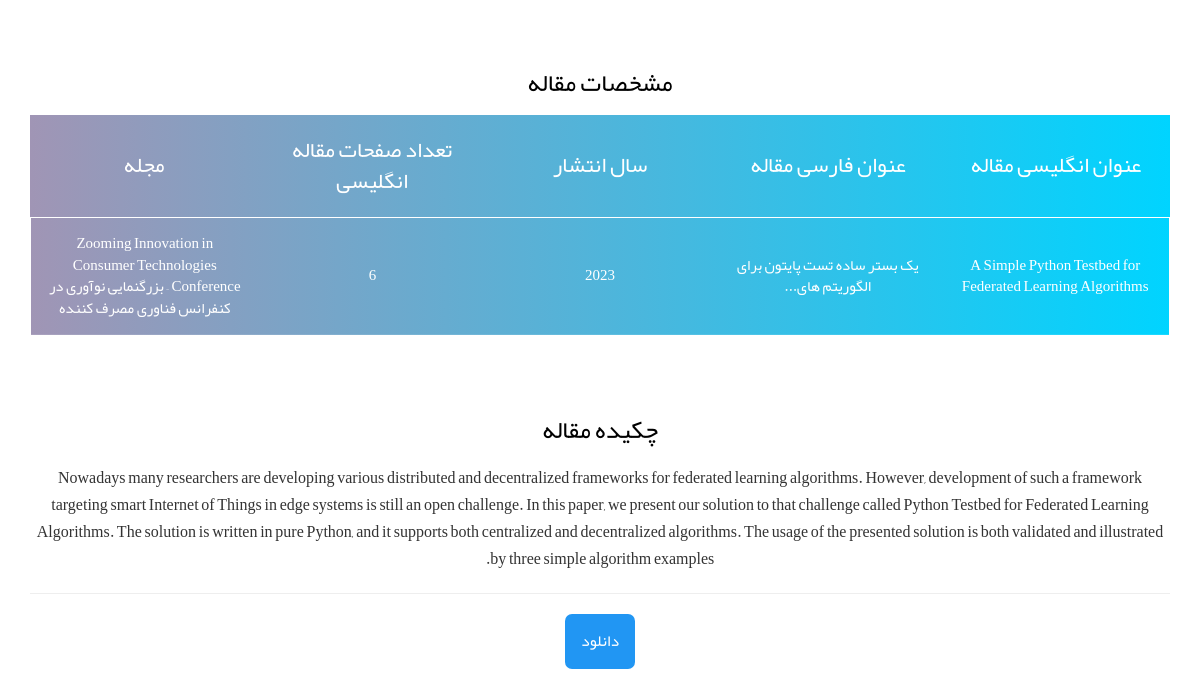
Page /articles/Simple-Python/ on the committed database.
### article_module/models.py (models this page shows, shortened)
class Article(models.Model):
    title_in_english = models.CharField(max_length=300,verbose_name='نام مقاله به انگلیسی')
    title_in_persian = models.CharField(max_length=300, verbose_name='نام مقاله به فارسی')
    category = models.ManyToManyField(ArticleCategory,related_name='article_categories',verbose_name='دسته بندی مقالات')
    image = models.ImageField(upload_to='images/articles',verbose_name='تصویر فایل')
    articles_file = models.FileField(upload_to='articles_files',verbose_name='قایل مقاله')
    publish_date = models.CharField(max_length=10,blank=True,null=True,verbose_name='تاریخ انتشار مقاله')
    count_pages = models.IntegerField(verbose_name='تعداد صفحات مقاله')
    journal = models.CharField(max_length=300,blank=True,null=True,verbose_name='مجله')
    university = models.CharField(max_length=300,blank=True,null=True,verbose_name='نام دانشگاه')
    free_or_buyable = models.BooleanField(verbose_name='رایگان/فروشی')
    price=models.CharField(max_length=20,null=True,blank=True,verbose_name='قیمت')
    abstract = models.TextField(verbose_name='چکیده')
    slug = models.SlugField(default="", null=False, db_index=True, blank=True, max_length=200, unique=True,
                            verbose_name='عنوان در url')
    class Meta:
        verbose_name = 'مقاله'
        verbose_name_plural = 'مقالات'

### article_module/views.py (the view)
# urls.py: path('<slug:slug>/',views.ArticleDetailView.as_view(),name='article_detail'),
class ArticleDetailView(DetailView):
    template_name = 'article_module/article_detail.html'
    model = Article
    def get_context_data(self, **kwargs):
        context = super().get_context_data(**kwargs)
        loaded_article = self.object
        request = self.request
        user_ip = get_client_ip(self.request)
        user_id = None
        if self.request.user.is_authenticated:
            user_id = self.request.user.id
        has_been_visited = ArticleVisit.objects.filter(ip__iexact=user_ip,article_id=loaded_article.id).exists()
        if not has_been_visited:
            new_visit = ArticleVisit(ip=user_ip,user_id=user_id,article_id=loaded_article.id)
            new_visit.save()
        return context

### utlis/http_service.py (called while the page is built)
def get_client_ip(request : HttpRequest):
    x_forwarded_for = request.META.get('HTTP_X_FORWARDED_FOR')
    if x_forwarded_for :
        ip = x_forwarded_for.split(',')[0]
    else:
        ip = request.META.get('REMOTE_ADDR')
    return ip

### article_module/templates/article_module/article_detail.html (shortened to what this page needs)
{% extends 'shared/layout.html' %}
{% block content %}
                <div class="page-content">
                <div class="container">
                    <section id="table-article">
                      <h1 class="tabl">مشخصات مقاله</h1>
                      <div class="tbl-header">
                        <table cellpadding="0" cellspacing="0" border="0">
                          <thead>
                            <tr>
                              <th class="th-article">عنوان انگلیسی مقاله</th>
                                <th class="th-article">عنوان فارسی مقاله</th>
                              <th class="th-article">سال انتشار</th>
                              <th class="th-article">تعداد صفحات مقاله انگلیسی</th>
                              <th class="th-article">مجله</th>
                            </tr>
                          </thead>
                        </table>
                      </div>
                      <div class="tbl-content">
                        <table cellpadding="0" cellspacing="0" border="0">
                          <tbody>
                            <tr>
                              <td class="td-article">{{ article.title_in_english }}</td>
                              <td class="td-article">{{ article.title_in_persian }} </td>
                              <td class="td-article">{{ article.publish_date }}</td>
                              <td class="td-article">{{ article.count_pages }}</td>
                              <td class="td-article">{{ article.journal }}</td>
                            </tr>
                          </tbody>
                        </table>
                      </div>
                    </section>
                    <div class="text-center">
                        <h2 class="abstract-article">چکیده مقاله</h2><br>
                        <p class="text-center">{{ article.abstract }}</p>
                    </div>
                    <hr class="mt-4 mb-4">
                    <div class="heading heading-center">
                        <div class="heading-left">
                            <div class="download-button">
                                <a id="mybutton" href="{{ article.articles_file.url }}" download="{{ article.articles_file.url }}">دانلود</a>
                            </div>
                        </div>
                </div>
            </div>
                </div>{% endblock %}

### templates/shared/layout.html (shortened to what this page needs)
<!DOCTYPE html>
{% load render_partial %}
<html lang="en">
 <head>
  {% include 'shared/header_references.html' %}
  </head>
<body>
     {% block content %}{% endblock %}
</body>
</html>

### templates/shared/header_references.html
    <link href="/static/css/bootstrap.min.css" rel="stylesheet">
    <link href="/static/css/owl.carousel.css" rel="stylesheet">
    <link href="/static/css/style.css" rel="stylesheet">
    <link rel="stylesheet" href="https://unpkg.com/swiper/swiper-bundle.min.css"/>
    <link rel="stylesheet" href="https://cdnjs.cloudflare.com/ajax/libs/font-awesome/6.0.0-beta3/css/all.min.css"/>

### static/css/style.css (style rules this page uses)
body { font-family:'bYekan',Tahoma;padding-top:70px }
a { text-decoration:none!important;-webkit-transition:400ms;-moz-transition:400ms;-ms-transition:400ms;-o-transition:400ms;transition:400ms }
.h1,.h2,.h3,h1,h2,h3 { margin-top:0;margin-bottom:0 }
p { line-height:27px;font-size:16px }
.tabl { font-size: 25px; color: black; text-transform: uppercase; font-weight: 300; text-align: center; margin-bottom: 17px; }
table { width:100%; table-layout: fixed; }
.tbl-header { background-color: rgba(255,255,255,0.3); }
.tbl-content { height:200px; overflow-x:auto; margin-top: 0px; border: 1px solid rgba(255,255,255,0.3); }
.th-article { padding: 20px 15px; text-align: center; font-weight: 500; font-size: 22px; color: #fff; text-transform: uppercase; }
td { padding: 15px; text-align: center; vertical-align:middle; font-weight: 300; font-size: 15px; color: #fff; border-bottom: solid 1px rgba(255,255,255,0.1); }
table { background: rgb(2,0,36); background: linear-gradient(90deg, rgba(2,0,36,1) 0%, rgba(160,149,181,1) 0%, rgba(0,212,255,1) 100%); }
#mybutton { background-color:#2196F3; border:none; border-radius:7px; color:white; padding:10px 25px; text-align:center; font-size:16px; cursor:pointer; }
#mybutton { padding:1em; text-align: center; display:inline-block; text-decoration: none !important; margin:0 auto; -webkit-transition: all 0.2s ease-in-out; -moz-transition: all 0.2s ease-in-out; -ms-transition: all 0.2s ease-in-out; -o-transition: all 0.2s ease-in-out; transition: all 0.2s ease-in-out; }
.download-button { width: 100%; text-align: center; }
.abstract-article { color: black; font-size: 25px; }

### rows in the picture
Article: title_in_english "A Simple Python Testbed for Federated Learning Algorithms", title_in_persian "یک بستر ساده تست پایتون برای الگوریتم های...", publish_date "2023", count_pages "6", journal "Zooming Innovation in Consumer Technologies Conference – بزرگنمایی نوآوری در کنفرانس فناوری مصرف کننده", abstract "Nowadays many researchers are developing various distributed and decentralized frameworks for federated learning algorithms. However, development of such a framework targeting smart Internet of Things in edge systems is still an open challenge. In this paper, we present our solution to that challenge called Python Testbed for Federated Learning Algorithms. The solution is written in pure Python, and it supports both centralized and decentralized algorithms. The usage of the presented solution is both validated and illustrated by three simple algorithm examples."
